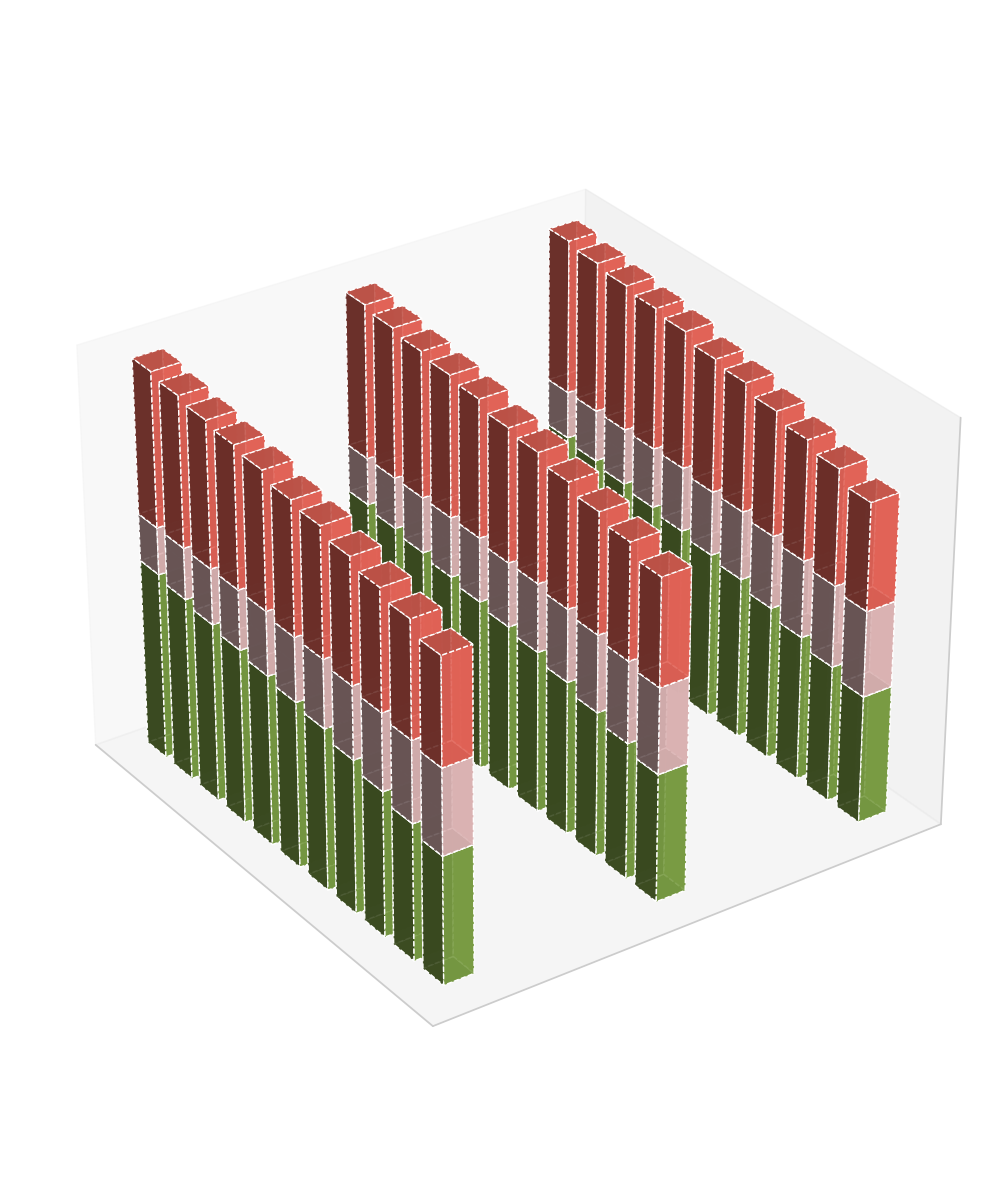

Recreate this plot in Python.
import numpy as np
import matplotlib.pyplot as plt
from mpl_toolkits.mplot3d import Axes3D

years = np.arange(2025, 2036)
regions = ['Flavorland', 'New Aroma City', 'Taste Haven']

market_share_data = np.array([
    [30, 20, 25],
    [32, 19, 27],
    [34, 18, 28],
    [36, 17, 29],
    [38, 16, 30],
    [39, 15, 31],
    [40, 15, 32],
    [41, 14, 33],
    [42, 13, 34],
    [43, 12, 35],
    [44, 11, 36]
])

colors = ['#88B04B', '#F7CAC9', '#FF6F61']

fig = plt.figure(figsize=(10, 12))
ax = fig.add_subplot(111, projection='3d')

for i, region in enumerate(regions):
    xs = np.repeat(years, market_share_data.shape[1])
    ys = np.full(xs.shape, i * 5)
    zs = np.zeros(years.shape)

    for j, color in enumerate(colors):
        height = market_share_data[:, j]
        ax.bar3d(xs[j::3], ys[j::3], zs, dx=0.7, dy=0.7, dz=height, color=color, alpha=0.9, linestyle='--')
        zs += height

ax.set_xticks([])
ax.set_yticks([])
ax.set_zticks([])

ax.view_init(elev=30, azim=145)

plt.tight_layout()

plt.show()
